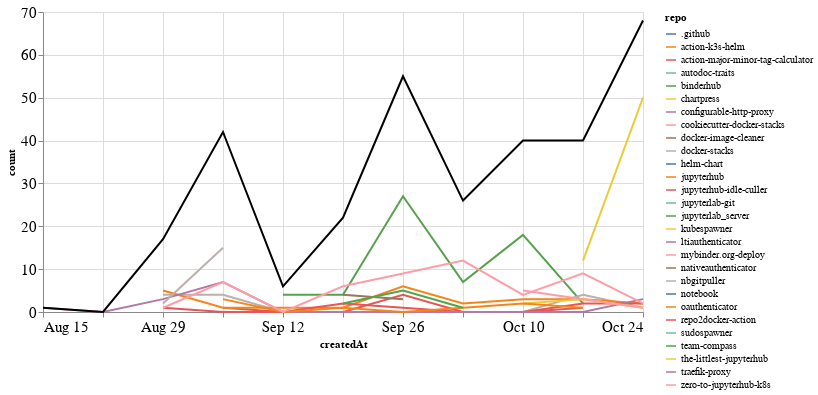

The code cell stored with this chart in its notebook:
### Markdown cell above
### Comments

### Code cell
comments_time = comments.groupby('repo').resample('W', on='createdAt').count()['author'].reset_index()
comments_time = comments_time.rename(columns={'author': 'count'})
comments_time_total = comments_time.groupby('createdAt').agg({"count": "sum"}).reset_index()
ch1 = alt.Chart(comments_time, width=600).mark_line().encode(
    x='createdAt',
    y='count',
    color='repo',
    tooltip="repo"
)

ch2 = alt.Chart(comments_time_total, width=600).mark_line(color="black").encode(
    x='createdAt',
    y='count',
)

ch1 + ch2

### Figure 1 — Vega-Lite specification as saved in the notebook (floating-point values rounded to 4 significant figures)
{"config": {"axisLeft": {"labelFontSize": 15}, "axisBottom": {"labelFontSize": 15}}, "layer": [{"data": {"name": "data-f5a00722e519f3106a3d1d0c01174d14"}, "mark": "line", "encoding": {"color": {"type": "nominal", "field": "repo"}, "tooltip": {"type": "nominal", "field": "repo"}, "x": {"type": "temporal", "field": "createdAt"}, "y": {"type": "quantitative", "field": "count"}}, "width": 600}, {"data": {"name": "data-6cd78ca5a8756d42d8edb3fbbac98297"}, "mark": {"type": "line", "color": "black"}, "encoding": {"x": {"type": "temporal", "field": "createdAt"}, "y": {"type": "quantitative", "field": "count"}}, "width": 600}], "$schema": "https://vega.github.io/schema/vega-lite/v4.8.1.json", "datasets": {"data-f5a00722e519f3106a3d1d0c01174d14": [{"repo": ".github", "createdAt": "2021-10-24T00:00:00", "count": 1}, {"repo": "action-k3s-helm", "createdAt": "2021-10-10T00:00:00", "count": 5}, {"repo": "action-major-minor-tag-calculator", "createdAt": "2021-09-05T00:00:00", "count": 1}, {"repo": "action-major-minor-tag-calculator", "createdAt": "2021-09-12T00:00:00", "count": 0}, {"repo": "action-major-minor-tag-calculator", "createdAt": "2021-09-19T00:00:00", "count": 0}, {"repo": "action-major-minor-tag-calculator", "createdAt": "2021-09-26T00:00:00", "count": 4}, {"repo": "action-major-minor-tag-calculator", "createdAt": "2021-10-03T00:00:00", "count": 0}, {"repo": "action-major-minor-tag-calculator", "createdAt": "2021-10-10T00:00:00", "count": 0}, {"repo": "action-major-minor-tag-calculator", "createdAt": "2021-10-17T00:00:00", "count": 1}, {"repo": "autodoc-traits", "createdAt": "2021-10-24T00:00:00", "count": 1}, {"repo": "binderhub", "createdAt": "2021-09-12T00:00:00", "count": 4}, {"repo": "binderhub", "createdAt": "2021-09-19T00:00:00", "count": 4}, {"repo": "binderhub", "createdAt": "2021-09-26T00:00:00", "count": 27}, {"repo": "binderhub", "createdAt": "2021-10-03T00:00:00", "count": 7}, {"repo": "binderhub", "createdAt": "2021-10-10T00:00:00", "count": 18}, {"repo": "binderhub", "createdAt": "2021-10-17T00:00:00", "count": 2}, {"repo": "chartpress", "createdAt": "2021-09-05T00:00:00", "count": 2}, {"repo": "configurable-http-proxy", "createdAt": "2021-09-19T00:00:00", "count": 2}, {"repo": "cookiecutter-docker-stacks", "createdAt": "2021-09-05T00:00:00", "count": 1}, {"repo": "docker-image-cleaner", "createdAt": "2021-09-19T00:00:00", "count": 4}, {"repo": "docker-image-cleaner", "createdAt": "2021-09-26T00:00:00", "count": 3}, {"repo": "docker-stacks", "createdAt": "2021-08-29T00:00:00", "count": 4}, {"repo": "docker-stacks", "createdAt": "2021-09-05T00:00:00", "count": 4}, {"repo": "docker-stacks", "createdAt": "2021-09-12T00:00:00", "count": 0}, {"repo": "docker-stacks", "createdAt": "2021-09-19T00:00:00", "count": 0}, {"repo": "docker-stacks", "createdAt": "2021-09-26T00:00:00", "count": 0}, {"repo": "docker-stacks", "createdAt": "2021-10-03T00:00:00", "count": 0}, {"repo": "docker-stacks", "createdAt": "2021-10-10T00:00:00", "count": 0}, {"repo": "docker-stacks", "createdAt": "2021-10-17T00:00:00", "count": 4}, {"repo": "docker-stacks", "createdAt": "2021-10-24T00:00:00", "count": 1}, {"repo": "helm-chart", "createdAt": "2021-10-10T00:00:00", "count": 1}, {"repo": "jupyterhub", "createdAt": "2021-08-29T00:00:00", "count": 5}, {"repo": "jupyterhub", "createdAt": "2021-09-05T00:00:00", "count": 1}, {"repo": "jupyterhub", "createdAt": "2021-09-12T00:00:00", "count": 1}, {"repo": "jupyterhub", "createdAt": "2021-09-19T00:00:00", "count": 1}, {"repo": "jupyterhub", "createdAt": "2021-09-26T00:00:00", "count": 6}, {"repo": "jupyterhub", "createdAt": "2021-10-03T00:00:00", "count": 2}, {"repo": "jupyterhub", "createdAt": "2021-10-10T00:00:00", "count": 3}, {"repo": "jupyterhub", "createdAt": "2021-10-17T00:00:00", "count": 3}, {"repo": "jupyterhub", "createdAt": "2021-10-24T00:00:00", "count": 2}, {"repo": "jupyterhub-idle-culler", "createdAt": "2021-08-29T00:00:00", "count": 1}, {"repo": "jupyterhub-idle-culler", "createdAt": "2021-09-05T00:00:00", "count": 0}, {"repo": "jupyterhub-idle-culler", "createdAt": "2021-09-12T00:00:00", "count": 0}, {"repo": "jupyterhub-idle-culler", "createdAt": "2021-09-19T00:00:00", "count": 2}, {"repo": "jupyterhub-idle-culler", "createdAt": "2021-09-26T00:00:00", "count": 1}, {"repo": "jupyterhub-idle-culler", "createdAt": "2021-10-03T00:00:00", "count": 0}, {"repo": "jupyterhub-idle-culler", "createdAt": "2021-10-10T00:00:00", "count": 0}, {"repo": "jupyterhub-idle-culler", "createdAt": "2021-10-17T00:00:00", "count": 2}, {"repo": "jupyterhub-idle-culler", "createdAt": "2021-10-24T00:00:00", "count": 2}, {"repo": "jupyterlab-git", "createdAt": "2021-10-03T00:00:00", "count": 2}, {"repo": "jupyterlab_server", "createdAt": "2021-10-03T00:00:00", "count": 1}, {"repo": "kubespawner", "createdAt": "2021-10-10T00:00:00", "count": 2}, {"repo": "kubespawner", "createdAt": "2021-10-17T00:00:00", "count": 3}, {"repo": "kubespawner", "createdAt": "2021-10-24T00:00:00", "count": 1}, {"repo": "ltiauthenticator", "createdAt": "2021-08-15T00:00:00", "count": 1}, {"repo": "ltiauthenticator", "createdAt": "2021-08-22T00:00:00", "count": 0}, {"repo": "ltiauthenticator", "createdAt": "2021-08-29T00:00:00", "count": 3}, {"repo": "ltiauthenticator", "createdAt": "2021-09-05T00:00:00", "count": 7}, {"repo": "ltiauthenticator", "createdAt": "2021-09-12T00:00:00", "count": 0}, {"repo": "ltiauthenticator", "createdAt": "2021-09-19T00:00:00", "count": 0}, {"repo": "ltiauthenticator", "createdAt": "2021-09-26T00:00:00", "count": 0}, {"repo": "ltiauthenticator", "createdAt": "2021-10-03T00:00:00", "count": 0}, {"repo": "ltiauthenticator", "createdAt": "2021-10-10T00:00:00", "count": 0}, {"repo": "ltiauthenticator", "createdAt": "2021-10-17T00:00:00", "count": 0}, {"repo": "ltiauthenticator", "createdAt": "2021-10-24T00:00:00", "count": 3}, {"repo": "mybinder.org-deploy", "createdAt": "2021-10-10T00:00:00", "count": 5}, {"repo": "mybinder.org-deploy", "createdAt": "2021-10-17T00:00:00", "count": 3}, {"repo": "mybinder.org-deploy", "createdAt": "2021-10-24T00:00:00", "count": 1}, {"repo": "nativeauthenticator", "createdAt": "2021-10-24T00:00:00", "count": 1}, {"repo": "nbgitpuller", "createdAt": "2021-08-29T00:00:00", "count": 2}, {"repo": "nbgitpuller", "createdAt": "2021-09-05T00:00:00", "count": 15}, {"repo": "notebook", "createdAt": "2021-08-29T00:00:00", "count": 1}, {"repo": "oauthenticator", "createdAt": "2021-09-05T00:00:00", "count": 3}, {"repo": "oauthenticator", "createdAt": "2021-09-12T00:00:00", "count": 0}, {"repo": "oauthenticator", "createdAt": "2021-09-19T00:00:00", "count": 1}, {"repo": "oauthenticator", "createdAt": "2021-09-26T00:00:00", "count": 0}, {"repo": "oauthenticator", "createdAt": "2021-10-03T00:00:00", "count": 1}, {"repo": "oauthenticator", "createdAt": "2021-10-10T00:00:00", "count": 2}, {"repo": "oauthenticator", "createdAt": "2021-10-17T00:00:00", "count": 1}, {"repo": "repo2docker-action", "createdAt": "2021-09-05T00:00:00", "count": 1}, {"repo": "sudospawner", "createdAt": "2021-09-12T00:00:00", "count": 1}, {"repo": "team-compass", "createdAt": "2021-09-19T00:00:00", "count": 2}, {"repo": "team-compass", "createdAt": "2021-09-26T00:00:00", "count": 5}, {"repo": "team-compass", "createdAt": "2021-10-03T00:00:00", "count": 1}, {"repo": "the-littlest-jupyterhub", "createdAt": "2021-10-17T00:00:00", "count": 12}, {"repo": "the-littlest-jupyterhub", "createdAt": "2021-10-24T00:00:00", "count": 50}, {"repo": "traefik-proxy", "createdAt": "2021-10-24T00:00:00", "count": 3}, {"repo": "zero-to-jupyterhub-k8s", "createdAt": "2021-08-29T00:00:00", "count": 1}, {"repo": "zero-to-jupyterhub-k8s", "createdAt": "2021-09-05T00:00:00", "count": 7}, {"repo": "zero-to-jupyterhub-k8s", "createdAt": "2021-09-12T00:00:00", "count": 0}, {"repo": "zero-to-jupyterhub-k8s", "createdAt": "2021-09-19T00:00:00", "count": 6}, {"repo": "zero-to-jupyterhub-k8s", "createdAt": "2021-09-26T00:00:00", "count": 9}, {"repo": "zero-to-jupyterhub-k8s", "createdAt": "2021-10-03T00:00:00", "count": 12}, {"repo": "zero-to-jupyterhub-k8s", "createdAt": "2021-10-10T00:00:00", "count": 4}, {"repo": "zero-to-jupyterhub-k8s", "createdAt": "2021-10-17T00:00:00", "count": 9}, {"repo": "zero-to-jupyterhub-k8s", "createdAt": "2021-10-24T00:00:00", "count": 2}], "data-6cd78ca5a8756d42d8edb3fbbac98297": [{"createdAt": "2021-08-15T00:00:00", "count": 1}, {"createdAt": "2021-08-22T00:00:00", "count": 0}, {"createdAt": "2021-08-29T00:00:00", "count": 17}, {"createdAt": "2021-09-05T00:00:00", "count": 42}, {"createdAt": "2021-09-12T00:00:00", "count": 6}, {"createdAt": "2021-09-19T00:00:00", "count": 22}, {"createdAt": "2021-09-26T00:00:00", "count": 55}, {"createdAt": "2021-10-03T00:00:00", "count": 26}, {"createdAt": "2021-10-10T00:00:00", "count": 40}, {"createdAt": "2021-10-17T00:00:00", "count": 40}, {"createdAt": "2021-10-24T00:00:00", "count": 68}]}}
